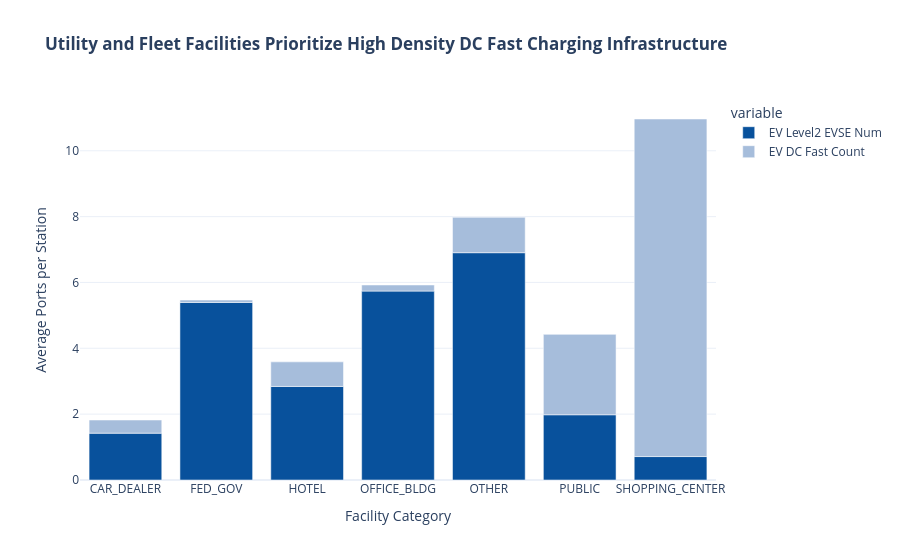

The code cell stored with this chart in its notebook:
### Code cell
## Question 4: How do facility types differ in their charging port technology strategy?
#**Analytical Focus:** Facility categories crossed with Level 2 vs. DC Fast port counts.

top_facilities = df['Facility Type Clean'].value_counts().head(8).index
df_q4 = df[df['Facility Type Clean'].isin(top_facilities) & (df['Facility Type Clean'] != 'Uncategorized')]
df_q4_grouped = df_q4.groupby('Facility Type Clean')[['EV Level2 EVSE Num', 'EV DC Fast Count']].mean().reset_index()

fig4 = px.bar(
    df_q4_grouped, x='Facility Type Clean', y=['EV Level2 EVSE Num', 'EV DC Fast Count'],
    title="<b>Utility and Fleet Facilities Prioritize High Density DC Fast Charging Infrastructure</b>",
    labels={'value': 'Average Ports per Station', 'Facility Type Clean': 'Facility Category'},
    color_discrete_sequence=['#08519c', '#a6bddb'],
    template='plotly_white'
)
fig4.update_xaxes(showgrid=False)
fig4.show()

### Figure 1 — Plotly figure (JSON) as saved in the notebook; plotly's stock layout.template omitted (floating-point values rounded to 4 significant figures)
{"data": [{"hovertemplate": "variable=EV Level2 EVSE Num<br>Facility Category=%{x}<br>Average Ports per Station=%{y}<extra></extra>", "legendgroup": "EV Level2 EVSE Num", "marker": {"color": "#08519c", "pattern": {"shape": ""}}, "name": "EV Level2 EVSE Num", "orientation": "v", "showlegend": true, "textposition": "auto", "type": "bar", "x": ["CAR_DEALER", "FED_GOV", "HOTEL", "OFFICE_BLDG", "OTHER", "PUBLIC", "SHOPPING_CENTER"], "xaxis": "x", "y": [1.423, 5.393, 2.841, 5.737, 6.904, 1.981, 0.712], "yaxis": "y"}, {"hovertemplate": "variable=EV DC Fast Count<br>Facility Category=%{x}<br>Average Ports per Station=%{y}<extra></extra>", "legendgroup": "EV DC Fast Count", "marker": {"color": "#a6bddb", "pattern": {"shape": ""}}, "name": "EV DC Fast Count", "orientation": "v", "showlegend": true, "textposition": "auto", "type": "bar", "x": ["CAR_DEALER", "FED_GOV", "HOTEL", "OFFICE_BLDG", "OTHER", "PUBLIC", "SHOPPING_CENTER"], "xaxis": "x", "y": [0.399, 0.07242, 0.7466, 0.1862, 1.074, 2.442, 10.25], "yaxis": "y"}], "layout": {"barmode": "relative", "legend": {"title": {"text": "variable"}, "tracegroupgap": 0}, "title": {"text": "<b>Utility and Fleet Facilities Prioritize High Density DC Fast Charging Infrastructure</b>"}, "xaxis": {"anchor": "y", "domain": [0, 1], "showgrid": false, "title": {"text": "Facility Category"}}, "yaxis": {"anchor": "x", "domain": [0, 1], "title": {"text": "Average Ports per Station"}}}}
